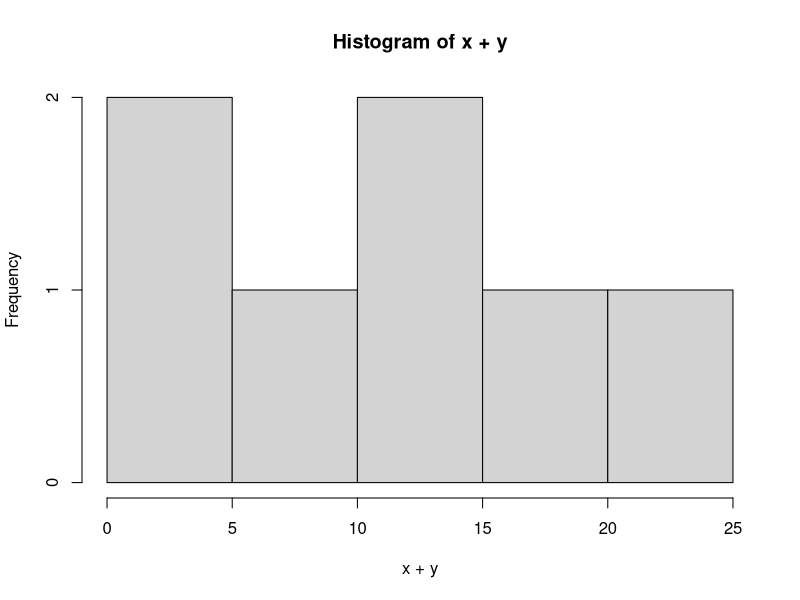
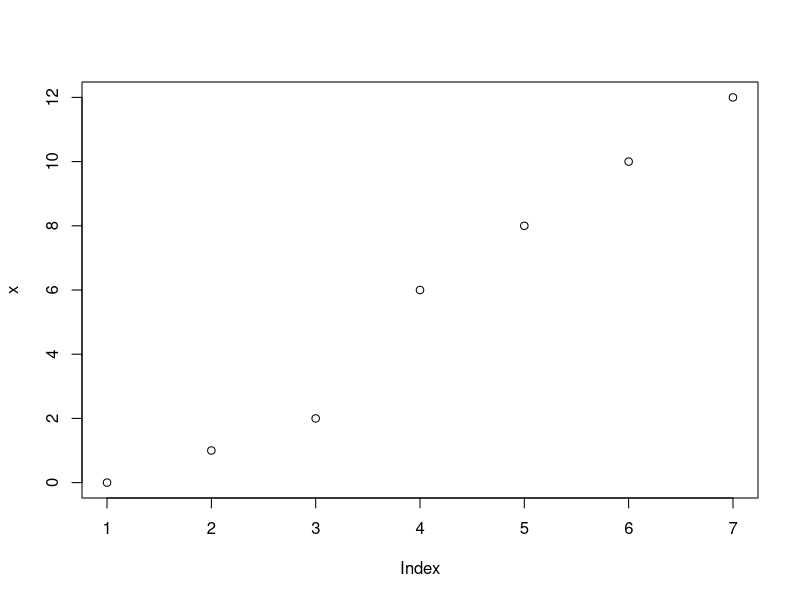

Write R code to recreate these figures, in order.
## ---- chunk 1
knitr::opts_chunk$set(message=FALSE,warning=FALSE, cache=TRUE)
## ---- chunk 2
help(lm)

## ---- chunk 3
Ob <- 1
ls(pattern = "O")
ls(pattern= "O", all.names = TRUE)   
myfunc <- function() {ls()}
myfunc()
myfunc <- function() {y <- 1; ls()}
myfunc()               

## ---- chunk 4
dir(path = ".")
## ---- chunk 5
#list.files()


## ---- chunk 6
Count1 <-c(1,3,9,-22,22,6,7,10,15,4,25)
length(Count1)
## ---- chunk 7
Numbers_List <-seq(1:100)

for (i in 1:length(Numbers_List)){
  print(Numbers_List[[i]])
}
## ---- chunk 8
Numbers_List <-rep(1:10,4)
print(Numbers_List)

## ---- chunk 9
V<-LETTERS[1:3]
test<-sample(V,20,replace = TRUE)
(a <- data.frame(x = 1, y = 1:20, test = test))
data.frame(1, 1:30, sample(V, 10, replace = TRUE))

is.data.frame(a)

## ---- chunk 10

## ---- chunk 11
M <- matrix(c(3:14), nrow = 4, byrow = TRUE)
print(M)

## ---- chunk 12

factor(34455342)
## ---- chunk 13
x1 <- c(7, 4, 4, 9)                  
x2 <- c(5, 2, 8, 9)                 
x3 <- c(1, 2, 3, 4)                  
data_1 <- data.frame(x1, x2, x3)
vector_1 <- c(9, 8, 7) 
rbind(data_1, vector_1)
## ---- chunk 14
df1 = data.frame(name = c("Norlander","Annalouise","Marsha","Angelina"), Graduated_projected = c(2020,2020,2020,2020))
df2 = data.frame(Birth_place = c("Trinidad","U.S.A","Haiti","London"), Birth_year = c(1990,1992,1995,1993))

cbinded_df<-cbind(df1,df2)
cbinded_df

## ---- chunk 15

## ---- chunk 16

## ---- chunk 17

## ---- chunk 18

## ---- chunk 19

## ---- chunk 20

## ---- chunk 21

## ---- chunk 22

## ---- chunk 23

## ---- chunk 24

## ---- chunk 25

## ---- chunk 26

## ---- chunk 27

## ---- chunk 28

## ---- chunk 29

## ---- chunk 30

## ---- chunk 31

## ---- chunk 32

## ---- chunk 33

## ---- chunk 34

## ---- chunk 35
df2 <- as.data.frame(matrix(1:10,3,4,7),1:5)
print(df2)
## ---- chunk 36
df1 <- as.numeric(matrix(1:10,3,4,7),1:5)
print(df1)
## ---- chunk 37

as.logical(0:5,1,2,8)
## ---- chunk 38
x = as.character(3.14)

print((x))


## ---- chunk 39
x<-c(1,5,6,7,9,NA)
is.na(x)
## ---- chunk 40
x<-c(1,4,5,6,9,5,3,5,6,0)
x > 5
is.null(x)



## ---- chunk 41
Count1 <-c(1,3,9,-22,22,6,7,10,15,4,25)

length(Count1)
## ---- chunk 42

n<- matrix(1:12 )
nrow(n)

## ---- chunk 43
n<- matrix(1:12,5 )
ncol(n)
## ---- chunk 44
x<-c(1,3, 5, 7, 8, 10)
class(x)

a<-c('Norlander, Annalouise, Ana, Marsha')
class(a)

## ---- chunk 45

attributes(10)
## ---- chunk 46
Y<-c(1,3,9,-22,22,6,7,10,15,4,25,22,56,7,22,22)
table(Y)
C=table(Y)

names(which.max(C))

## ---- chunk 47
Y<-c(1,3,9,-22,22,6,7,10,15,4,25,22,56,7,22,22)
table(Y)
C=table(Y)

names(which.min(C))
## ---- chunk 48
Y<-c(1,3,9,-22,22,6,7,10,15,4,25,22,56,7,22,22)
sort(Y)
## ---- chunk 49
Y<-c(1:3, 32:23, 8 - 0:5)
unique(Y)
## ---- chunk 50
Y<-c(1,3,9,-22,22,6,7,10,15,4,25,22,56,7,22,22)
table(Y)

## ---- chunk 51
Numbers_List <-c(1,10,12,13,15,20,16,3,5,6,79,10)
max(Numbers_List)
## ---- chunk 52
Numbers_List <-c(1,10,12,13,15,20,16,3,5,6,79,10)
min(Numbers_List)

## ---- chunk 53
Numbers_List <-c(1,10,12,13,15,20,16,3,5,6,79,10)
range(Numbers_List)
## ---- chunk 54
Numbers_List <-seq(1:100)
sum(Numbers_List)
## ---- chunk 55
Numbers_List <-c(1,10,15,20)
mean(Numbers_List)
## ---- chunk 56
Numbers_List <-c(1, 10 ,15 , 20)
median(Numbers_List)
## ---- chunk 57
Numbers_List <-c(1,10,12,13,15,20,16,3,5,6,79,10)
var(Numbers_List)
## ---- chunk 58
Numbers_List <-c(1,10,12,13,15,20,16,3,5,6,79,10)
sd(Numbers_List)
## ---- chunk 59
x = 12.6
round(x)
## ---- chunk 60
x <- c(-2,4,0,45,9,-4)
abs(x)


## ---- chunk 61
df2 <-matrix(1:10,3,4,7)
diag(df2)
diag(4, 6, 2, names = TRUE)
## ---- chunk 62
df2 <-matrix(1:10,3,4,7)
print(df2)
rowSums(df2)



## ---- chunk 63
df2 <-matrix(1:10,3,4,7)
print(df2)
colSums(df2)
## ---- chunk 64
df2 <-matrix(1:10,3,4,7)
print(df2)
rowMeans(df2)
## ---- chunk 65
df2 <-matrix(1:10,3,4,7)
print(df2)
colMeans(df2)
## ---- chunk 66

## ---- chunk 67

## ---- chunk 68

## ---- chunk 69

## ---- chunk 70

## ---- chunk 71

## ---- chunk 72
x<-c(0, 1, 2, 6, 8, 10, 12)
y<-c(0, 4, 6, 6,7,10, 11)
hist(x+y)
## ---- chunk 73

x<-c(0, 1, 2, 6, 8, 10, 12)
y<-c(0, 4, 6, 6,7,10, 11)
plot(x)
## ---- chunk 74
rnorm(10, mean=3, sd= 1)
## ---- chunk 75
x<-c (1, 3, 5, 7,8)
y<-c(x+2)
print(y)
 
runif(x, min = 5 , max = 8)
